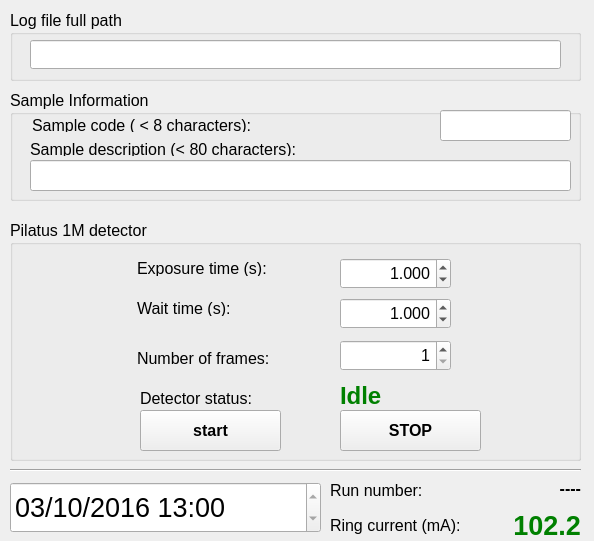
<?xml version="1.0" encoding="UTF-8"?>
<ui version="4.0">
 <class>dlgPilatus</class>
 <widget class="QDialog" name="dlgPilatus">
  <property name="geometry">
   <rect>
    <x>0</x>
    <y>0</y>
    <width>594</width>
    <height>541</height>
   </rect>
  </property>
  <property name="font">
   <font>
    <pointsize>12</pointsize>
   </font>
  </property>
  <property name="windowTitle">
   <string>Pilatus1M Detector control for Size Exclusion Chromatography SAXS</string>
  </property>
  <widget class="QGroupBox" name="groupBox_2">
   <property name="geometry">
    <rect>
     <x>10</x>
     <y>90</y>
     <width>571</width>
     <height>111</height>
    </rect>
   </property>
   <property name="title">
    <string>Sample Information</string>
   </property>
   <widget class="QLabel" name="label_7">
    <property name="geometry">
     <rect>
      <x>22</x>
      <y>26</y>
      <width>261</width>
      <height>16</height>
     </rect>
    </property>
    <property name="text">
     <string>Sample code ( &lt; 8 characters):</string>
    </property>
   </widget>
   <widget class="QLabel" name="label_8">
    <property name="geometry">
     <rect>
      <x>20</x>
      <y>50</y>
      <width>381</width>
      <height>16</height>
     </rect>
    </property>
    <property name="text">
     <string>Sample description (&lt; 80 characters):</string>
    </property>
   </widget>
   <widget class="QLineEdit" name="leSampleDescription">
    <property name="geometry">
     <rect>
      <x>20</x>
      <y>70</y>
      <width>541</width>
      <height>31</height>
     </rect>
    </property>
    <property name="font">
     <font>
      <weight>75</weight>
      <bold>true</bold>
     </font>
    </property>
   </widget>
   <widget class="QLineEdit" name="leSampleCode">
    <property name="geometry">
     <rect>
      <x>430</x>
      <y>20</y>
      <width>131</width>
      <height>31</height>
     </rect>
    </property>
    <property name="font">
     <font>
      <pointsize>14</pointsize>
      <weight>75</weight>
      <bold>true</bold>
     </font>
    </property>
   </widget>
  </widget>
  <widget class="QGroupBox" name="groupBox_3">
   <property name="geometry">
    <rect>
     <x>10</x>
     <y>220</y>
     <width>571</width>
     <height>241</height>
    </rect>
   </property>
   <property name="autoFillBackground">
    <bool>true</bool>
   </property>
   <property name="title">
    <string>Pilatus 1M detector</string>
   </property>
   <widget class="QLabel" name="label_11">
    <property name="geometry">
     <rect>
      <x>127</x>
      <y>40</y>
      <width>201</width>
      <height>16</height>
     </rect>
    </property>
    <property name="text">
     <string>Exposure time (s):</string>
    </property>
   </widget>
   <widget class="QDoubleSpinBox" name="dsbExposureTime">
    <property name="geometry">
     <rect>
      <x>330</x>
      <y>38</y>
      <width>111</width>
      <height>31</height>
     </rect>
    </property>
    <property name="alignment">
     <set>Qt::AlignRight|Qt::AlignTrailing|Qt::AlignVCenter</set>
    </property>
    <property name="decimals">
     <number>3</number>
    </property>
    <property name="minimum">
     <double>0.010000000000000</double>
    </property>
    <property name="maximum">
     <double>99999.990000000005239</double>
    </property>
    <property name="value">
     <double>1.000000000000000</double>
    </property>
   </widget>
   <widget class="QLabel" name="label_12">
    <property name="geometry">
     <rect>
      <x>127</x>
      <y>130</y>
      <width>201</width>
      <height>16</height>
     </rect>
    </property>
    <property name="text">
     <string>Number of frames:</string>
    </property>
   </widget>
   <widget class="QSpinBox" name="sbNumberOfFrames">
    <property name="geometry">
     <rect>
      <x>330</x>
      <y>120</y>
      <width>111</width>
      <height>31</height>
     </rect>
    </property>
    <property name="alignment">
     <set>Qt::AlignRight|Qt::AlignTrailing|Qt::AlignVCenter</set>
    </property>
    <property name="minimum">
     <number>1</number>
    </property>
    <property name="maximum">
     <number>99999</number>
    </property>
   </widget>
   <widget class="QLabel" name="label_14">
    <property name="geometry">
     <rect>
      <x>130</x>
      <y>170</y>
      <width>141</width>
      <height>16</height>
     </rect>
    </property>
    <property name="text">
     <string>Detector status:</string>
    </property>
   </widget>
   <widget class="QLabel" name="lblDetectorStatus">
    <property name="geometry">
     <rect>
      <x>330</x>
      <y>160</y>
      <width>181</width>
      <height>31</height>
     </rect>
    </property>
    <property name="font">
     <font>
      <pointsize>18</pointsize>
      <weight>75</weight>
      <bold>true</bold>
     </font>
    </property>
    <property name="styleSheet">
     <string notr="true">color:green</string>
    </property>
    <property name="text">
     <string>Idle</string>
    </property>
   </widget>
   <widget class="QPushButton" name="pbStartPilatus">
    <property name="geometry">
     <rect>
      <x>130</x>
      <y>190</y>
      <width>141</width>
      <height>41</height>
     </rect>
    </property>
    <property name="font">
     <font>
      <weight>75</weight>
      <bold>true</bold>
     </font>
    </property>
    <property name="styleSheet">
     <string notr="true"/>
    </property>
    <property name="text">
     <string>start</string>
    </property>
    <property name="autoDefault">
     <bool>false</bool>
    </property>
   </widget>
   <widget class="QDoubleSpinBox" name="dsbWaitTime">
    <property name="geometry">
     <rect>
      <x>330</x>
      <y>78</y>
      <width>111</width>
      <height>31</height>
     </rect>
    </property>
    <property name="alignment">
     <set>Qt::AlignRight|Qt::AlignTrailing|Qt::AlignVCenter</set>
    </property>
    <property name="decimals">
     <number>3</number>
    </property>
    <property name="minimum">
     <double>0.010000000000000</double>
    </property>
    <property name="maximum">
     <double>99999.990000000005239</double>
    </property>
    <property name="value">
     <double>1.000000000000000</double>
    </property>
   </widget>
   <widget class="QLabel" name="label_13">
    <property name="geometry">
     <rect>
      <x>127</x>
      <y>80</y>
      <width>181</width>
      <height>16</height>
     </rect>
    </property>
    <property name="text">
     <string>Wait time (s):</string>
    </property>
   </widget>
   <widget class="QPushButton" name="pbStopPilatus">
    <property name="geometry">
     <rect>
      <x>330</x>
      <y>190</y>
      <width>141</width>
      <height>41</height>
     </rect>
    </property>
    <property name="font">
     <font>
      <weight>75</weight>
      <bold>true</bold>
     </font>
    </property>
    <property name="styleSheet">
     <string notr="true"/>
    </property>
    <property name="text">
     <string>STOP</string>
    </property>
    <property name="autoDefault">
     <bool>false</bool>
    </property>
   </widget>
  </widget>
  <widget class="QLabel" name="lblRunNumber">
   <property name="geometry">
    <rect>
     <x>480</x>
     <y>480</y>
     <width>101</width>
     <height>16</height>
    </rect>
   </property>
   <property name="font">
    <font>
     <weight>75</weight>
     <bold>true</bold>
    </font>
   </property>
   <property name="text">
    <string>----</string>
   </property>
   <property name="alignment">
    <set>Qt::AlignRight|Qt::AlignTrailing|Qt::AlignVCenter</set>
   </property>
  </widget>
  <widget class="QLabel" name="label_15">
   <property name="geometry">
    <rect>
     <x>330</x>
     <y>510</y>
     <width>221</width>
     <height>31</height>
    </rect>
   </property>
   <property name="text">
    <string>Ring current (mA):</string>
   </property>
  </widget>
  <widget class="QDateTimeEdit" name="dteNow">
   <property name="geometry">
    <rect>
     <x>10</x>
     <y>482</y>
     <width>311</width>
     <height>51</height>
    </rect>
   </property>
   <property name="font">
    <font>
     <pointsize>20</pointsize>
     <weight>50</weight>
     <bold>false</bold>
    </font>
   </property>
   <property name="readOnly">
    <bool>true</bool>
   </property>
   <property name="date">
    <date>
     <year>2016</year>
     <month>3</month>
     <day>10</day>
    </date>
   </property>
   <property name="time">
    <time>
     <hour>13</hour>
     <minute>0</minute>
     <second>0</second>
    </time>
   </property>
   <property name="maximumTime">
    <time>
     <hour>22</hour>
     <minute>59</minute>
     <second>59</second>
    </time>
   </property>
   <property name="displayFormat">
    <string>MM/dd/yyyy hh:mm</string>
   </property>
  </widget>
  <widget class="QLabel" name="label_9">
   <property name="geometry">
    <rect>
     <x>330</x>
     <y>480</y>
     <width>171</width>
     <height>21</height>
    </rect>
   </property>
   <property name="text">
    <string>Run number:</string>
   </property>
  </widget>
  <widget class="QLabel" name="lblStorageRingCurrent">
   <property name="geometry">
    <rect>
     <x>470</x>
     <y>500</y>
     <width>111</width>
     <height>51</height>
    </rect>
   </property>
   <property name="font">
    <font>
     <pointsize>20</pointsize>
     <weight>75</weight>
     <bold>true</bold>
    </font>
   </property>
   <property name="styleSheet">
    <string notr="true">color:green</string>
   </property>
   <property name="text">
    <string>102.2</string>
   </property>
   <property name="alignment">
    <set>Qt::AlignRight|Qt::AlignTrailing|Qt::AlignVCenter</set>
   </property>
   <property name="indent">
    <number>0</number>
   </property>
  </widget>
  <widget class="Line" name="line">
   <property name="geometry">
    <rect>
     <x>10</x>
     <y>460</y>
     <width>571</width>
     <height>20</height>
    </rect>
   </property>
   <property name="orientation">
    <enum>Qt::Horizontal</enum>
   </property>
  </widget>
  <widget class="QGroupBox" name="groupBox">
   <property name="geometry">
    <rect>
     <x>10</x>
     <y>10</y>
     <width>571</width>
     <height>71</height>
    </rect>
   </property>
   <property name="title">
    <string>Log file full path</string>
   </property>
   <widget class="QLineEdit" name="leDataFolder">
    <property name="geometry">
     <rect>
      <x>20</x>
      <y>30</y>
      <width>531</width>
      <height>29</height>
     </rect>
    </property>
   </widget>
  </widget>
 </widget>
 <resources/>
 <connections/>
</ui>
